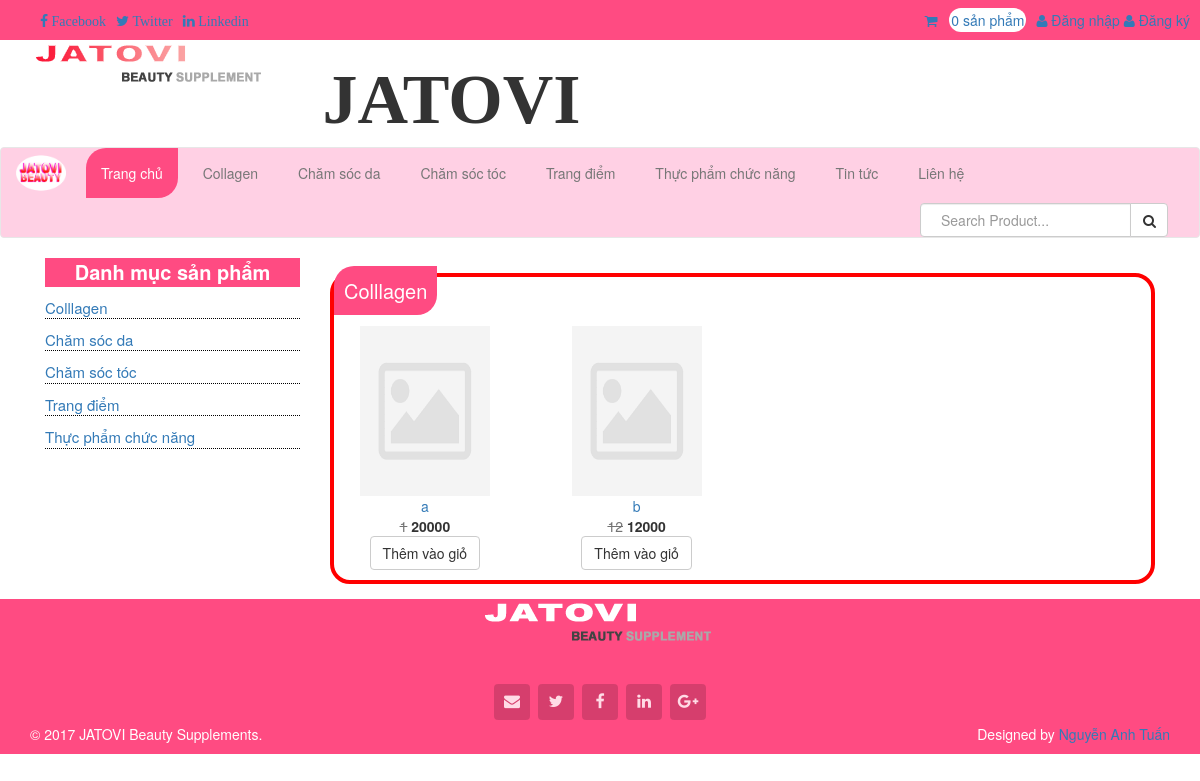
Screenshot of /index.php?module=danhmuc&dm=1 with the database file from the repository.
### tables this page shows
CREATE TABLE `tb_menu` (
  `id` int(11) NOT NULL,
  `tieude` varchar(25) NOT NULL,
  `url` varchar(255) NOT NULL DEFAULT '#',
  `trangthai` int(11) NOT NULL DEFAULT '1'
);

CREATE TABLE `tb_danhmuc` (
  `id` int(11) NOT NULL,
  `name` varchar(255) NOT NULL,
  `dm_url` varchar(999) NOT NULL
);

CREATE TABLE `tb_sanpham` (
  `id` int(11) NOT NULL,
  `ten` varchar(100) NOT NULL,
  `mota` longtext NOT NULL,
  `id_danhmuc` int(11) NOT NULL,
  `id_nsx` int(11) NOT NULL,
  `xuatsu` varchar(200) NOT NULL,
  `giacu` float NOT NULL,
  `giamoi` float NOT NULL,
  `ngaysanxuat` date NOT NULL,
  `hansudung` date NOT NULL,
  `donvi` varchar(50) NOT NULL,
  `hinhanh` varchar(255) NOT NULL DEFAULT 'public/images/sanpham/noimage.png',
  `dshinhanh` varchar(255) NOT NULL,
  `damua` int(20) NOT NULL,
  `luotxem` int(20) NOT NULL,
  `tgcapnhat` timestamp NOT NULL DEFAULT CURRENT_TIMESTAMP ON UPDATE CURRENT_TIMESTAMP,
  `trangthai` tinyint(10) NOT NULL
);

### cores/loader.php (called while the page is built, shortened)
<?php
class loader
{
	public function view($name='',$data=array())
	{
		extract($data);
		include BASEPATH.'views/'.$name.'.php' ;
	}
}
?>

### models/menu_model.php (called while the page is built, shortened)
<?php
include_once 'JATOVI_Model.php';
class menu_controller extends JATOVI_Model
{
	private $_table = 'tb_menu';
	public function select_menu()
	{
		$sql = "SELECT * FROM {$this->_table} WHERE trangthai = 1";
		$query = $this->connection->prepare($sql);
		$query->execute();
		$result = $query->fetchAll();
		return $result;
	}
}
$menu_controller = new menu_controller();
?>

### models/JATOVI_Model.php (called while the page is built, shortened)
<?php
class JATOVI_Model
{
	private $host = 'localhost';
	private $dbname = 'project_jatovi';
	private $dbuser = 'root';
	private $dbpass = '';
	function __construct()
	{
		try {
			$this->connection  = new PDO("mysql:host={$this->host};dbname={$this->dbname};charset=utf8",$this->dbuser,$this->dbpass);
		} catch (PDOException $e) {
			echo "(DB connection error) Lỗi kết nối cơ sở dữ liệu: ".$e->getMessage();
		}
	}
}
?>

### models/danhmucside_model.php (called while the page is built, shortened)
<?php
include_once 'JATOVI_Model.php';
class danhmucside_model extends JATOVI_Model
{
	private $_table2 = 'tb_danhmuc';
	public function select_danhmuc()
	{
		$sql = "SELECT * FROM {$this->_table2} ";
		$query = $this->connection->prepare($sql);
		$query->execute();
		$result = $query->fetchAll();
		return $result;
	}
}
$danhmucside_model = new danhmucside_model();
?>

### models/danhmuc_model.php (called while the page is built, shortened)
<?php
include_once 'JATOVI_Model.php';
class danhmuc_model extends JATOVI_Model
{
	private $_table = 'tb_sanpham';
	private $_table2 = 'tb_danhmuc';
	public function select_by_danhmuc($iddanhmuc)
	{
		$sql = "SELECT * FROM {$this->_table} WHERE id_danhmuc = {$iddanhmuc} ";
		$query = $this->connection->prepare($sql);
		$query->execute();
		$result = $query->fetchAll();
		return $result;
	}
	public function select_danhmuc_by_id($iddanhmuc)
	{
		$sql = "SELECT name FROM {$this->_table2} WHERE id = {$iddanhmuc} ";
		$query = $this->connection->prepare($sql);
		$query->execute();
		$result = $query->fetchAll();
		return $result;
	}
}
$danhmuc_model = new danhmuc_model();
?>

### views/danhmuc.php (the view)
<div class="container">
    <div class="col-md-3">
        <div style="color: white; background-color: #FF4B82; text-align: center; font-weight: bold; font-size: 20px">
            Danh mục sản phẩm
        </div>
        <div>
            <?php
                include_once BASEPATH.'models/danhmucside_model.php';
                $danhmuc=$danhmucside_model->select_danhmuc();
                foreach ($danhmuc as $key => $value) {
            ?>
                <div style="font-size: 15px;padding-top: 10px; border-bottom: dotted 1px black;"><a href="<?=$value['dm_url']?>"><?=$value['name']?></a></div>
            <?php
                }
            ?>
        </div>
    </div>
    <div class="col-md-9">
        <?php foreach ($tendm as $value): ?>
            <div class="nhomsp" style="margin-top: 15px; margin-bottom: 15px; ">
                <div class="nhomsp_title" style="font-size: 20px;margin-bottom: 20px;">
                   <span style="padding:10px;border-top-left-radius: 20px; border-bottom-right-radius: 20px; background-color: #FF4B82;"><?=$value['name'] ?></span>
                </div>
                <div class="nhomsp_items" style="margin-bottom: 10px;">
                    <div class="row">
                        <?php foreach($spbydm as $v) : ?>
                                <div class="col-md-3">
                                    <a href="<?=base_url?>index.php?module=sanpham&id=<?=$v['id']?>">
                                        <div class="sp_image">
                                            <img src="<?=$v['hinhanh']?>">
                                        </div>
                                        <div class="sp_name">
                                            <?=$v['ten'];?>
                                        </div>
                                    </a>
                                    <div class="sp_price">
                                        <span class="old_price"><?=$v['giacu']?></span>
                                        <span class="new_price"><?=$v['giamoi'] ?></span>
                                    </div>
                                    <a href="<?=base_url."index.php?module=giohang&action=themsp&id=".$v['id']?>">
                                        <div class="btn btn-default">
                                            Thêm vào giỏ
                                        </div>
                                    </a>
                                </div>
                        <?php endforeach; ?>
                    </div>
                </div>
            </div>
        <?php endforeach ;?>
    </div>
</div>

### views/master.php (shortened to what this page needs)
<!DOCTYPE html>
<html lang="en">
<head>
    <?php $JATOVI->load->view('partial/header'); ?>
<?php
	$ok=1;
	if ($ok != 2)
	 {
		$sosp=0;
	} else {
		$items = $_SESSION['cart'];
		$sosp = count($items);
	}
	?>
</head>
<body>
    <div class="wrapper">
        <div class="header" >
            <div class="header-top">
                <div class="container_">
                    <div class="row">
                        <div class="col-md-3">
                            <div class="_widget pull-left">
                                <ul>
                                    <li>
                                        <a href="#">
                                            <i class="fa fa-facebook"> Facebook </i>
                                        </a>
                                    </li>
                                    <li>
                                        <a href="#">
                                            <i class="fa fa-twitter"> Twitter </i>
                                        </a>
                                    </li>
                                    <li>
                                        <a href="#">
                                            <i class="fa fa-linkedin"> Linkedin </i>
                                        </a>
                                    </li>
                                </ul>
                            </div>
                        </div>
                        <div class="col-md-9">
                            <div class="_widget">
                                <ul class="pull-right">
                                    <li>
                                        <a class="" href="<?=base_url."index.php?module=giohang&action=index"?>"><div><i class="fa fa-shopping-cart"></i>&nbsp; &nbsp;<span class="slsp"><?= $sosp?> sản phẩm</span></div></a>
                                    </li>
                                    <li>
                                    <?php if (isset($_SESSION['khachhang_ID'])){ ?>
                                        <a href="<?=base_url?>index.php?module=khachhang"><i class="fa fa-cog"></i>Tài khoản</a>
                                        <a href="<?=base_url?>index.php?module=khachhang&action=dangxuat"><i class="fa fa-sign-out "></i>Đăng xuất</a>
                                    <?php }else{ ?>
                                        <a class="" id="login" onclick="document.getElementById('id01').style.display='block'"  style="width: auto; cursor: pointer;"> <i class="fa fa-user"></i> Đăng nhập</a>
                                        <a class="" id="login" onclick="document.getElementById('formdangky').style.display='block'"  style="width: auto; cursor: pointer;"> <i class="fa fa-user"></i> Đăng ký</a>
                                    <?php }; ?>
                                    </li>
                                </ul>
                            </div>
                        </div>
                    </div>
                </div>
            </div>
            <div class="header-middle">
                <div class="container">
                    <div class="row">
                        <div class="col-md-3">
                            <a href="index.html">
                                <img src="public/images/site/jatovi_logo.png" >
                            </a>
                        </div>
                        <div class="col-md-9">
                            <div class="pull-left">
                                <h1 style="font-family:FontAwesome; font-weight: bold; font-size: 70px;">JATOVI</h1>
                            </div>
                        </div>
                    </div>
                </div>
            </div>
        </div>
        <div class="header-nav" id="fixNav">
                <div class="navbar navbar-default">
                    <div class="container-fluid">
                        <div class="navbar-header">
                            <a href="index.html">
                                <img style="width: 50px; height: 50px; margin-right: 15px;" src="public/images/site/jatovi_icon.png" />
                            </a>
                        </div>
                        <nav class="collapse navbar-collapse" id="myNavbar">
                            <ul class="nav navbar-nav">
                                <li class="active">
                                    <a href="<?=base_url?>index.php">
                                        Trang chủ
                                    </a>
                                </li>
                                <?php include_once BASEPATH.'models/menu_model.php';
                                    $menus = $menu_controller->select_menu();
                                ?>
                                <?php foreach ($menus as $menu): ?>
                                    <li>
                                        <a href="<?=base_url.$menu['url']?>">
                                            <?=$menu['tieude']?>
                                        </a>
                                    </li>
                                <?php endforeach; ?>
                            </ul>
                            <form class="navbar-form navbar-right" action="<?=base_url."index.php?module=timkiem&action=timkiem"?>" method="post" style="margin-bottom:0px; margin-top: -3px;">
                                <div class="input-group">
                                    <input type="text" name="timkiem" class="form-control" placeholder="Search Product...">
                                    <div class="input-group-btn">
                                        <button class="btn btn-default" type="submit">
                                            <i class="fa fa-search"></i>
                                        </button>
                                    </div>
                                </div>
                            </form>
                        </nav>
                    </div>
                </div>
            </div>
        <div class="content">
            <?php $JATOVI->load->view($content, $contentdata); ?>
        </div>
        <div class="footer">
        	<div class="footer_top fadeInUp">
                <div class="container text-center">
                    <div class="footer-logo">
                        <a href="index.html"><img src="public/images/site/jatovi_logo_white.png"></a>
                    </div>
                    <div class="social-icons">
                        <ul>
                            <li><a  href="#"><i  class="fa fa-envelope"></i></a></li>
                            <li><a href="#"><i class="fa fa-twitter"></i></a></li>
                            <li><a href="#"><i class="fa fa-facebook"></i></a></li>
                            <li><a href="#"><i class="fa fa-linkedin"></i></a></li>
                            <li><a href="#"><i class="fa fa-google-plus"></i></a></li>
                        </ul>
                    </div>
                </div>
            </div>
            <div class="footer_bottom">
                <div class="container">
                    <div class="row">
                        <div class="col-md-6">
                            <p>&copy; 2017 JATOVI Beauty Supplements.</p>
                        </div>
                        <div class="col-md-6">
                            <p class="pull-right">Designed by <a href="#">Nguyễn Anh Tuấn</a></p>
                        </div>
                    </div>
                </div>
            </div>
        </div>
    </div>
</body>
</html>

### public/scripts/css/site_style.css (style rules this page uses)
.wrapper .header .header-top { background-color: #FF4B82; }
.wrapper .header .header-top ._widget ul li { list-style-type: none; float: left; padding-right: 10px; margin-top: 10px; }
.wrapper .footer { color: #fff; background-color: #FF4B82; }
.wrapper .footer .footer_top { position: relative; padding: 0 0; }
.wrapper .footer .footer_top .footer-logo { display: inline-block; margin-bottom: 5px; }
.wrapper .footer .footer_top .social-icons { margin-top: 30px; text-align: center; }
.wrapper .footer .footer_top .social-icons ul { list-style-type: none; padding: 0; margin: 0; display: inline-block; }
.wrapper .footer .footer_top .social-icons ul li { float: left; margin-right: 8px; }
.wrapper .footer .footer_top .social-icons ul li a { color: #fff; height: 36px; width: 36px; line-height: 36px; display: block; font-size: 16px; opacity: 0.8; background-color: rgba(0, 0, 0, 0.2); border-radius: 4px; line-height: 33px; }
.wrapper .footer .footer_top .social-icons :last-child { margin-right: 0; }
.navbar-default { background-color: #FFD0E4; }
.navbar-default .navbar-nav > .active > a, .navbar-default .navbar-nav > .active > a:hover, .navbar-default .navbar-nav > .active > a:focus { color: white; background-color: #FF4B82; }
nav ul li a { margin: 0px 5px 0px 5px; border-top-left-radius: 20px; border-bottom-right-radius: 20px; }
.slsp { background-color: white; padding: 2px; border-radius: 20px; }

### public/scripts/css/slide.css (style rules this page uses)
* { box-sizing: border-box; }

### public/scripts/css/form-login.css (style rules this page uses)
input[type=text], input[type=password] { width: 100%; padding: 12px 20px; margin: 8px 0; display: inline-block; border: 1px solid #ccc; box-sizing: border-box; }
button { background-color: #4CAF50; color: white; padding: 14px 20px; margin: 8px 0; border: none; cursor: pointer; width: 100%; }

### public/scripts/css/content_style.css (style rules this page uses)
.container .nhomsp { margin-top: 15px; margin-bottom: 15px; border: solid 4px red; border-radius: 20px; }
.container .nhomsp .nhomsp_title { font-size: 20px; }
.container .nhomsp .nhomsp_title span { padding: 10px; border-top-left-radius: 20px; border-bottom-right-radius: 20px; background-color: #FF4B82; color: white; }
.container .nhomsp .nhomsp_items { text-align: center; }
.container .nhomsp .nhomsp_items .sp_price { text-align: center; }
.container .nhomsp .nhomsp_items .sp_image img { width: 130px; height: 170px; }
.old_price { color: #737373; text-decoration: line-through; }
.new_price { font-weight: bold; }
.sp_price { text-align: center; }
.sp_image img { width: 130px; height: 170px; }

### rows the page displays
tb_menu: tieude "Collagen"
tb_menu: tieude "Chăm sóc da"
tb_menu: tieude "Chăm sóc tóc"
tb_menu: tieude "Trang điểm"
tb_menu: tieude "Thực phẩm chức năng"
tb_menu: tieude "Tin tức"
tb_menu: tieude "Liên hệ"
tb_danhmuc: name "Colllagen"
tb_danhmuc: name "Chăm sóc da"
tb_danhmuc: name "Chăm sóc tóc"
tb_danhmuc: name "Trang điểm"
tb_danhmuc: name "Thực phẩm chức năng"
tb_sanpham: hinhanh (placeholder picture), ten "a", giacu "1", giamoi "20000"
tb_sanpham: hinhanh (placeholder picture), ten "b", giacu "12", giamoi "12000"

### other values shown
$sosp "0"
